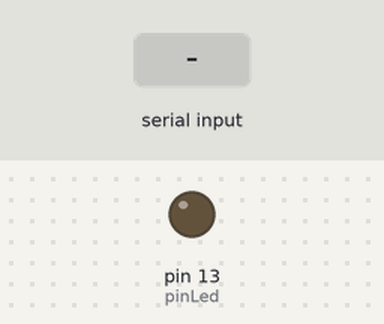
Bench run of a sketch on a simulated Arduino Uno, built with avr-gcc and run on an emulated ATmega328P. On the bench: output pins drawn as LEDs (lit = HIGH). The test bench sets the inputs (shaded band). What the sketch prints to the serial monitor is not drawn.

Above: at 1.2 s.
1.3 s: "O" received over Serial
At 2.3 s:
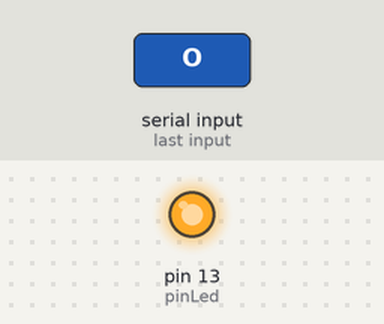
4.3 s: "1" received over Serial
At 5.7 s:
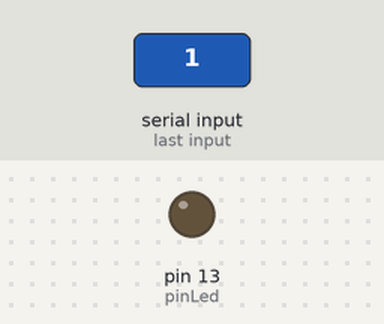
Timing chart, 0 to 7.3 s (numbered marks = the images above; inputs shaded):
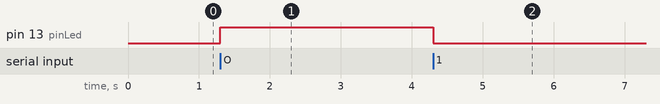

Measured:
- after the input at 1.3 s, pin 13 (pinLed): LOW → HIGH at once
- after the input at 4.3 s, pin 13 (pinLed): HIGH → LOW at once

The sketch:

LED.ino
```cpp
int pinLed =13;

void setup() {
  // put your setup code here, to run once:
Serial.begin(115200);
pinMode(pinLed,OUTPUT);

Serial.println("O : LED 켜기 // x: LED 끄기");
}

void loop() {
  // put your main code here, to run repeatedly:

}

void serialEvent(void) {
  char ch;
  ch = Serial.read();
  Serial.println("입력된값"+String(ch));

  if(ch == 'O' || ch == 'o'){
    Serial.println("LED ON");
    digitalWrite(pinLed,HIGH);

  }
  else{
    Serial.println("LED OFF");
    digitalWrite(pinLed,LOW);
  }

}
```
